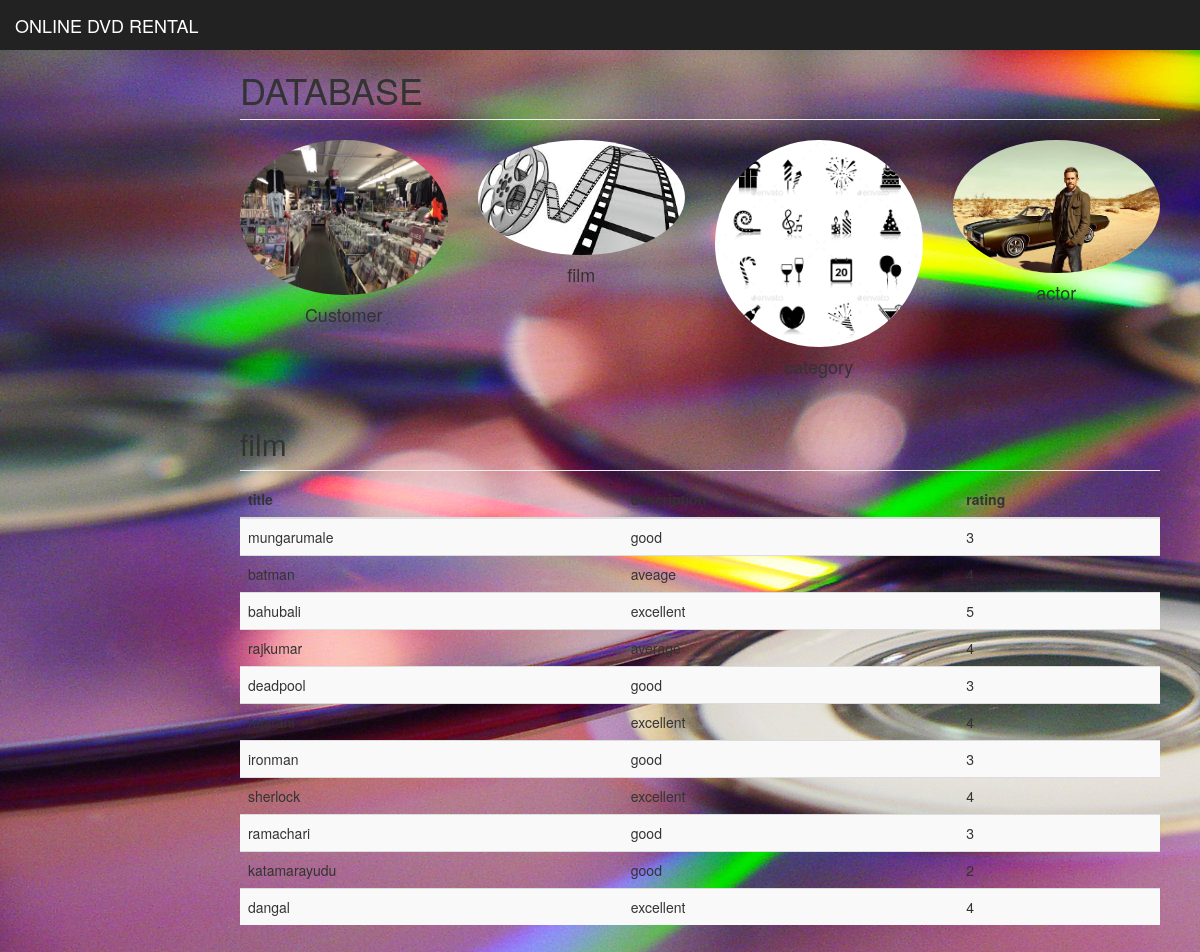
The app's page /DVD/Dash/index1.php with its own data.
### tables this page shows
create table film
(film_id integer primary key,inventory_id integer,title varchar(100),description varchar(200),rating integer check(rating <= 5),last_update varchar(10),language varchar(15),foreign key(inventory_id)references inventory(inventory_id) on delete cascade);

### DVD/Dash/index1.php (the view, shortened to what this page needs)
<!DOCTYPE html>
<html lang="en">
  <head>
    <link href="bootstrap.min.css" rel="stylesheet">
    <link href="ie10-viewport-bug-workaround.css" rel="stylesheet">
    <link href="dashboard.css" rel="stylesheet">
  </head>
  <body>
    <body  background="r22.jpg">
    <nav class="navbar navbar-inverse navbar-fixed-top">
      <div class="container-fluid">
        <div class="navbar-header">
        <a class="navbar-brand" href="\minidb/dvd/index.php">ONLINE DVD RENTAL </a>
        </div>
        <div id="navbar" class="navbar-collapse collapse">
          <ul class="nav navbar-nav navbar-right">
            <li><a href="#"></a></li>
            <li><a href="#"></a></li>
            <li><a href="#"></a></li>
            <li><a href="#"></a></li>
          </ul>
        </div>
      </div>
    </nav>
        <div class="col-sm-9 col-sm-offset-3 col-md-10 col-md-offset-2 main">
          <h1 class="page-header">DATABASE</h1>
          <div class="row placeholders">
            <div class="col-xs-6 col-sm-3 placeholder">
              <a href="index.php"><img src="images (23).jpg" width="350" height="300" class="img-responsive" alt="Generic placeholder thumbnail"></a>
           <h4>Customer</h4>
            </div>
            <div class="col-xs-6 col-sm-3 placeholder">
              <a href="index1.php"><img src="download.jpg" width="350" height="300" class="img-responsive" alt="Generic placeholder thumbnail"></a>
              <h4>film</h4>
            </div>
            <div class="col-xs-6 col-sm-3 placeholder">
              <a href="index2.php"><img src="images (7).png" width="350" height="350" class="img-responsive" alt="Generic placeholder thumbnail"></a>
              <h4>category</h4>
            </div>
            <div class="col-xs-6 col-sm-3 placeholder">
              <a href="index3.php"><img src="images (22).jpg" width="300" height="300" class="img-responsive" alt="Generic placeholder thumbnail"></a>
              <h4>actor</h4>
            </div>
          </div>
          <h2 class="sub-header">film</h2>
          <div class="table-responsive">
            <table class="table table-striped">
              <thead>
                <tr>
                  <th>title</th>
				  <th>description</th>
                  <th>rating</th>
                </tr>
              </thead>
              <tbody>
               <?php
					$link = mysqli_connect("localhost", "root", "", "dvr1");
						$sql = "SELECT title,description,rating FROM film";
					if($result = mysqli_query($link, $sql)){
					if(mysqli_num_rows($result) > 0){
                    while($row = mysqli_fetch_array($result)){
                        echo "<tr>";
                        echo "<td>" . $row['title'] . "</td>";
						echo "<td>" . $row['description'] . "</td>";
                        echo "<td>" . $row['rating'] . "</td>";
                    }
            } else{
                  echo "Could not search";
                }
            } else{
                echo "ERROR: Could not able to execute $sql. " . mysqli_error($link);
		}
		?>
              </tbody>
            </table>
          </div>
        </div>
  </body>
</html>

### DVD/Dash/dashboard.css (style rules this page uses)
body { padding-top: 50px; }
.sub-header { padding-bottom: 10px; border-bottom: 1px solid #eee; }
.navbar-fixed-top { border: 0; }
.main { padding: 20px; }
@media (min-width: 768px) { .main { padding-right: 40px; padding-left: 40px; } }
.main .page-header { margin-top: 0; }
.placeholders { margin-bottom: 30px; text-align: center; }
.placeholders h4 { margin-bottom: 0; }
.placeholder { margin-bottom: 20px; }
.placeholder img { display: inline-block; border-radius: 50%; }

### records on screen
film: title "mungarumale", description "good", rating "3"
film: title "batman", description "aveage", rating "4"
film: title "bahubali", description "excellent", rating "5"
film: title "rajkumar", description "average", rating "4"
film: title "deadpool", description "good", rating "3"
film: title "rajarani", description "excellent", rating "4"
film: title "ironman", description "good", rating "3"
film: title "sherlock", description "excellent", rating "4"
film: title "ramachari", description "good", rating "3"
film: title "katamarayudu", description "good", rating "2"
film: title "dangal", description "excellent", rating "4"
